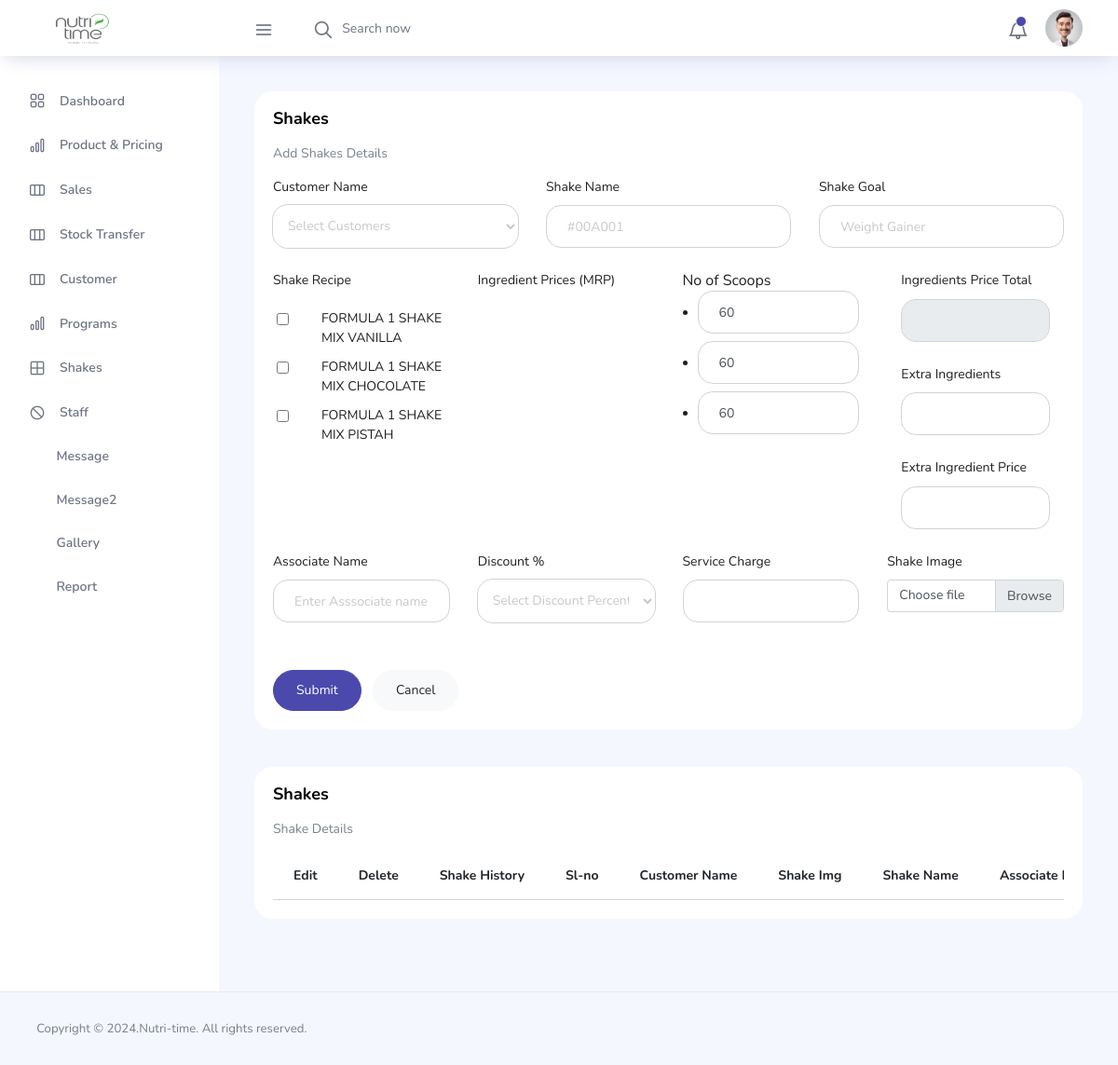
The app's page /Admin/pages/admin-shake.php (signed in) with its own data.
### tables this page shows
CREATE TABLE `price` (
  `pri_id` int(11) NOT NULL,
  `pro_name` varchar(50) NOT NULL,
  `pro_code` varchar(20) NOT NULL,
  `pro_category` varchar(50) NOT NULL,
  `pro_subcat` varchar(50) NOT NULL,
  `pro_mrp` varchar(10) NOT NULL,
  `pro_price` varchar(20) NOT NULL,
  `pro_dis0` varchar(10) NOT NULL DEFAULT '1',
  `pro_dis15` varchar(10) NOT NULL,
  `pro_dis25` varchar(10) NOT NULL,
  `pro_dis35` varchar(10) NOT NULL,
  `pro_dis42` varchar(10) NOT NULL,
  `pro_dis50` varchar(10) NOT NULL,
  `pro_vp` varchar(100) NOT NULL,
  `pro_vptotal` varchar(10) NOT NULL,
  `pro_scoop` varchar(10) NOT NULL,
  `pro_scoop15` varchar(10) NOT NULL,
  `pro_scoop25` varchar(10) NOT NULL,
  `pro_scoop35` varchar(10) NOT NULL,
  `pro_scoop42` varchar(10) NOT NULL,
  `pro_scoop50` varchar(10) NOT NULL,
  `pro_quantity` varchar(10) NOT NULL,
  `pro_curquantity` varchar(10) NOT NULL,
  `pro_hsn` varchar(200) NOT NULL,
  `pro_img` varchar(100) NOT NULL,
  `pro_date` varchar(100) NOT NULL
);

### Admin/pages/admin-shake.php (the view, shortened to what this page needs)
<?php
include './connect.php';
$sh_reci1 = $pro_id = $sh_name1 = $sh_goal1 = $sh_extra1 = $sh_extraprice1 = $sh_expen1 = $sh_raw1 = $sh_disc1 = $sh_id =  $sh_assoc1 = '';
?>
<!DOCTYPE html>
<html lang="en">
<head>
  <link rel="stylesheet" href="../vendors/feather/feather.css">
  <link rel="stylesheet" href="../vendors/ti-icons/css/themify-icons.css">
  <link rel="stylesheet" href="../vendors/css/vendor.bundle.base.css">
  <link rel="stylesheet" href="../css/vertical-layout-light/style.css">
</head>
<body>
  <div class="container-scroller">
    <?php
    include './topbar.php';
    ?>
    <div class="main-panel">
      <div class="content-wrapper">
        <div class="row">
          <div class="col-12 grid-margin stretch-card">
            <div class="card">
              <div class="card-body">
                <h1 class="card-title">Shakes</h1>
                <p class="card-description">Add Shakes Details</p>
                <form method="post" enctype="multipart/form-data" class="forms-sample">
                  <div class="row">
                    <div class="col">
                      <div class="form-group">
                        <label>Customer Name</label>
                        <select class="form-control" style="border-radius: 16px;" name="cusname">
                          <option selected>Select Customers</option>
                        </select>
                      </div>
                    </div>
                    <div class="col">
                      <div class="form-group">
                        <label>Shake Name</label>
                        <input type="text" class="form-control" style="border-radius: 16px;" placeholder="#00A001" name="shname" value="<?php echo $sh_name1; ?>" required>
                      </div>
                    </div>
                    <div class="col">
                      <div class="form-group">
                        <label>Shake Goal</label>
                        <input type="text" class="form-control" style="border-radius: 16px;" placeholder="Weight Gainer" name="shgoal" value="<?php echo $sh_goal1; ?>" required>
                      </div>
                    </div>
                  </div>
                  <div class="row">
                    <div class="col">
                      <div class="form-group">
                        <label for="exampleSelectGender">Shake Recipe</label><br>
                        <?php
                        $query = mysqli_query($conn, "SELECT * FROM price");
                        while ($row = mysqli_fetch_assoc($query)) {
                          $pro_name = $row["pro_name"];
                        ?>
                          <div class="form-check ml-4">
                            <input class="form-check-input" type="checkbox" name="shrecipe[]" value="<?php echo $pro_name; ?>" onchange="displayIngredientPrices()">
                            <label class="form-check-label"><?php echo $pro_name; ?></label>
                          </div>
                        <?php } ?>
                      </div>
                    </div>
                    <div class="col">
                      <div class="form-group">
                        <label>Ingredient Prices (MRP)</label>
                      </div>
                    </div>
                    <div class="col">
                      <div class="form-group">
                        No of Scoops
                        <ul>
                          <?php
                          $query = mysqli_query($conn, "SELECT * FROM price");
                          while ($row = mysqli_fetch_assoc($query)) {
                            $pro_name = $row["pro_name"];
                            $pro_scoop = $row["pro_scoop"];
                          ?>
                            <li>
                              <div class="form-group mb-2">
                                <input type="number" class="form-control" style="border-radius: 16px;" style="height: 8px; width: aut0;" name="<?php echo $pro_name; ?>_scoops" value="<?php echo $pro_scoop; ?>">
                              </div>
                            </li>
                          <?php } ?>
                        </ul>
                      </div>
                    </div>
                    <div class="col">
                      <div class="col">
                        <div class="form-group">
                          <label>Ingredients Price Total</label>
                          <input type="text" class="form-control" style="border-radius: 16px;" id="ingredientsPriceTotal" name="shmrp" readonly required>
                        </div>
                      </div>
                      <div class="col">
                        <div class="form-group">
                          <label>Extra Ingredients</label>
                          <input type="text" class="form-control" style="border-radius: 16px;" name="shextra" value="<?php echo $sh_extra1; ?>" required>
                        </div>
                      </div>
                      <div class="col">
                        <div class="form-group">
                          <label>Extra Ingredient Price</label>
                          <input type="text" class="form-control" style="border-radius: 16px;" name="shextra_price" value="<?php echo $sh_extraprice1; ?>" required>
                        </div>
                      </div>
                    </div>
                  </div>
                  <div class="row">
                    <div class="col">
                      <div class="form-group">
                        <label>Associate Name</label>
                        <input type="text" class="form-control" style="border-radius: 16px;" name="shassoc" placeholder="Enter Asssociate name" value="<?php echo $sh_assoc1; ?>" required>
                      </div>
                    </div>
                    <div class="col">
                      <div class="form-group">
                        <label>Discount %</label>
                        <select class="form-control" style="border-radius: 16px;" name="shdiscount" required>
                          <option selected>Select Discount Percentage</option>
                        </select>
                      </div>
                    </div>
                    <div class="col">
                      <div class="form-group">
                        <label>Service Charge</label>
                        <input type="text" class="form-control" style="border-radius: 16px;" name="shcharge" value="<?php echo $sh_expen1; ?>" required>
                      </div>
                    </div>
                    <div class="col">
                      <div class="form-group">
                        <label>Shake Image</label>
                        <div class="input-group mb-3">
                          <label class="input-group-text custom-file-label" for="inputGroupFile01">Choose file</label>
                        </div>
                      </div>
                    </div>
                  </div>
                  <input type="submit" class="btn btn-primary mr-2 rounded-pill" name="submitsh" value="Submit">
                  <a href="./admin-shake.php" class="btn btn-light rounded-pill">Cancel</a>
                </form>
              </div>
            </div>
          </div>
          <div class="col-lg-12 grid-margin stretch-card">
            <div class="card">
              <div class="card-body">
                <h4 class="card-title">Shakes</h4>
                <p class="card-description">Shake Details</p>
                <div class="table-responsive">
                  <table class="table table-striped">
                    <thead>
                      <tr>
                        <th>Edit</th>
                        <th>Delete</th>
                        <th>Shake History</th>
                        <th>Sl-no</th>
                        <th>Customer Name</th>
                        <th>Shake Img</th>
                        <th>Shake Name</th>
                        <th>Associate Name</th>
                      </tr>
                    </thead>
                  </table>
                </div>
              </div>
            </div>
          </div>
        </div>
      </div>
    </div>
  </div>
  <footer class="footer">
    <div class="d-sm-flex justify-content-center justify-content-sm-between">
      <span class="text-muted text-center text-sm-left d-block d-sm-inline-block">Copyright © 2024.Nutri-time. All rights reserved.</span>
    </div>
  </footer>
  </div>
</body>
</html>

### records on screen
price: pro_name "FORMULA 1 SHAKE MIX VANILLA", pro_scoop "60"
price: pro_name "FORMULA 1 SHAKE MIX CHOCOLATE", pro_scoop "60"
price: pro_name "FORMULA 1 SHAKE MIX PISTAH", pro_scoop "60"
